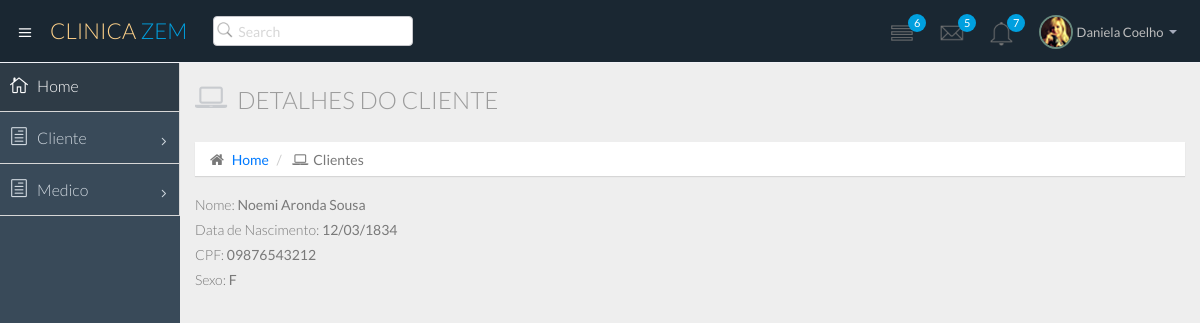
Page /atendimento/cliente/2/ on the earlier database version.
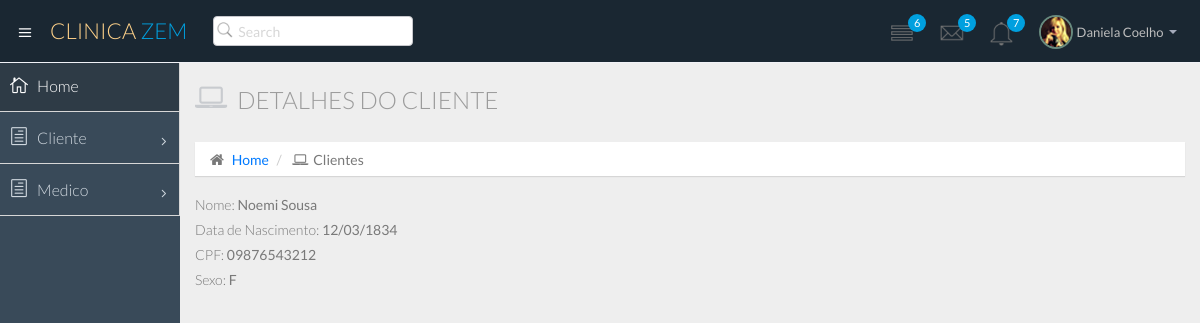
Same page on the later database version.
### atendimento/models.py (models this page shows)
class Cliente(models.Model):
    nome = models.CharField(max_length=50)
    dt_nasc = models.DateField()
    cpf = models.CharField(max_length=11)
    sexo = models.CharField(max_length=1)

### atendimento/views.py (the view)
# urls.py: path('cliente/<int:cliente_id>/', views.cliente_show),
def cliente_show(request, cliente_id):
    cliente = Cliente.objects.get(pk=cliente_id)
    return render(request, 'cliente/show.html', {'cliente':cliente})

### atendimento/templates/cliente/show.html
{% extends "base.html" %}
{% block daniela %}
<div class="row">
    <div class="col-lg-12">
        <h3 class="page-header">
            <i class="fa fa-laptop"></i>Detalhes do Cliente</h3>
        <ol class="breadcrumb">
            <li>
                <i class="fa fa-home"></i>
                <a href="/atendimento/">Home</a>
            </li>
            <li>
                <i class="fa fa-laptop"></i>Clientes</li>
        </ol>
    </div>
</div>
<div class="row">
    <div class="col-md-12">
        <div>
            <label>Nome:</label>
            {{cliente.nome}}
        </div>
        <div>
            <label>Data de Nascimento:</label>
            {{cliente.dt_nasc | date:"d/m/Y"}}
        </div>
        <div>
            <label>CPF:</label>
            {{cliente.cpf}}
        </div>
        <div>
            <label>Sexo:</label>
            {{cliente.sexo}}
        </div>
    </div>
</div>
{% endblock %}

Differences in the rows shown:
changed Cliente: nome "Noemi Aronda Sousa" → "Noemi Sousa"
